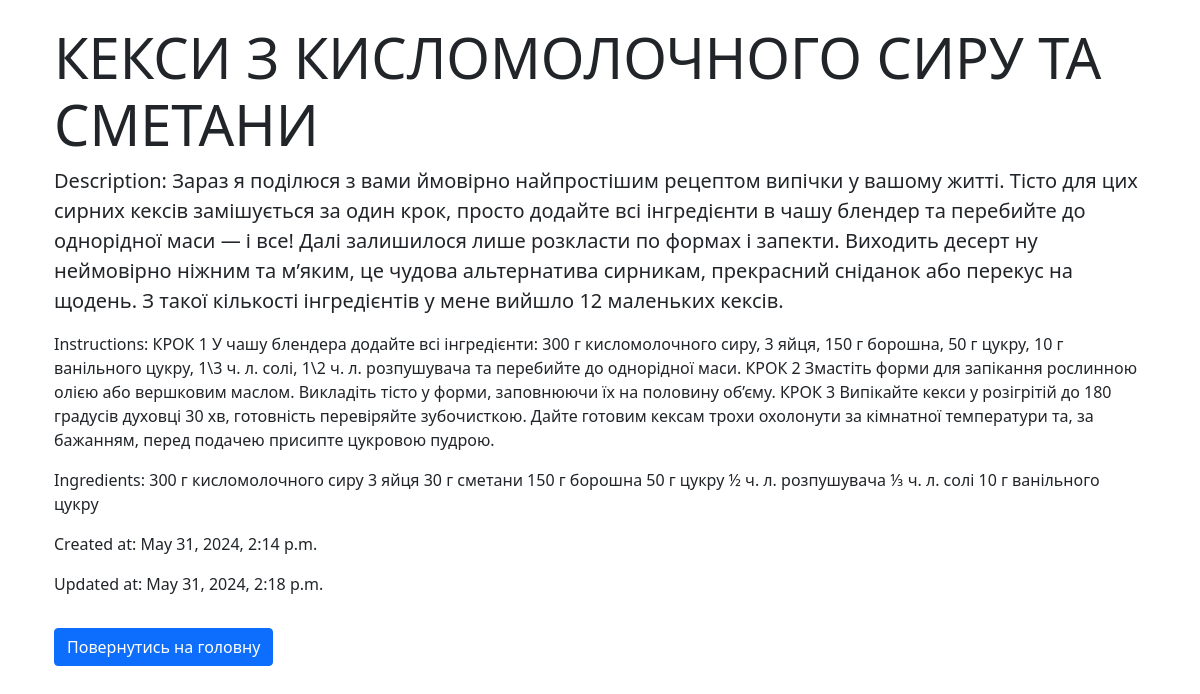
/recipe/4/, run on the app's committed database.
### recipe/models.py (models this page shows, shortened)
class Recipe(models.Model):
    title = models.CharField(max_length=255)
    description = models.TextField()
    instructions = models.TextField()
    ingredients = models.TextField()
    created_at = models.DateTimeField(auto_now_add=True)
    updated_at = models.DateTimeField(auto_now=True)
    category = models.ForeignKey(Category, on_delete=models.CASCADE, related_name='categories')

### recipe/views.py (the view)
# urls.py: path('recipe/<int:recipe_id>/', views.recipe_detail, name='recipe_detail'),
def recipe_detail(request, recipe_id):
    recipe = get_object_or_404(Recipe, pk=recipe_id)
    return render(request, 'recipe_detail.html', {'recipe': recipe})

### recipe/templates/recipe_detail.html
{% extends 'base.html' %}
{% block content %}
  <div class="container">
    <h1 class="display-4">{{ recipe.title }}</h1>
    <p class="lead">Description: {{ recipe.description }}</p>
    <p>Instructions: {{ recipe.instructions }}</p>
    <p>Ingredients: {{ recipe.ingredients }}</p>
    <p>Created at: {{ recipe.created_at }}</p>
    <p>Updated at: {{ recipe.updated_at }}</p>
    <a href="{% url 'main' %}" class="btn btn-primary mt-3">Повернутись на головну </a>
  </div>
{% endblock %}

### data on the page
Recipe: title "КЕКСИ З КИСЛОМОЛОЧНОГО СИРУ ТА СМЕТАНИ", description "Зараз я поділюся з вами ймовірно найпростішим рецептом випічки у вашому житті. Тісто для цих сирних кексів замішується за один крок, просто додайте всі інгредієнти в чашу блендер та перебийте до однорідної маси — і все! Далі залишилося лише розкласти по формах і запекти. Виходить десерт ну неймовірно ніжним та м’яким, це чудова альтернатива сирникам, прекрасний сніданок або перекус на щодень. З такої кількості інгредієнтів у мене вийшло 12 маленьких кексів.", instructions "КРОК 1 У чашу блендера додайте всі інгредієнти: 300 г кисломолочного сиру, 3 яйця, 150 г борошна, 50 г цукру, 10 г ванільного цукру, 1\\3 ч. л. солі, 1\\2 ч. л. розпушувача та перебийте до однорідної маси. КРОК 2 Змастіть форми для запікання рослинною олією або вершковим маслом. Викладіть тісто у форми, заповнюючи їх на половину об’єму. КРОК 3 Випікайте кекси у розігрітій до 180 градусів духовці 30 хв, готовність перевіряйте зубочисткою. Дайте готовим кексам трохи охолонути за кімнатної температури та, за бажанням, перед подачею присипте цукровою пудрою.", ingredients "300 г кисломолочного сиру 3 яйця 30 г сметани 150 г борошна 50 г цукру ½ ч. л. розпушувача ⅓ ч. л. солі 10 г ванільного цукру", created_at "May 31, 2024, 2:14 p.m.", updated_at "May 31, 2024, 2:18 p.m."
